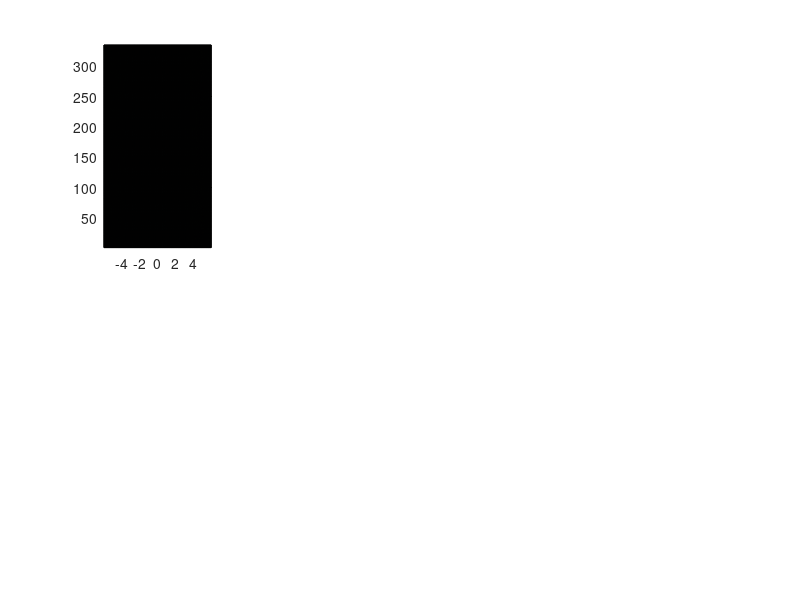

This chart was generated by the following MATLAB code: (Note: this script raises an error after producing the figure.)
clc; clear; close all
load('Test03.mat')
Param.ts = Param.dt;
close all hidden;
%% This is a raw-wise FFT / IFFT
fft1d2 = @ (x) fftshift(fft(fftshift(x,2),[],2),2);
ifft1d2 = @ (x) ifftshift(ifft(ifftshift(x,2),[],2),2);
fft1d1 = @ (x) fftshift(fft(fftshift(x,1),[],1),1);
ifft1d1 = @ (x) ifftshift(ifft(ifftshift(x,1),[],1),1);
%% plotting raw time domain signal
subplot(2,4,1)
pc =pcolor(FastTime/1e-6,1:etaTotal,real(sqd));
pc.LineStyle='none';
colormap parula
xlabel('Fast time [\mus]')
ylabel('Azimuth index')
title('Step 0: Raw time domain (magnitude)')
%% Step 1: Range Compression
So = fft1d2(sqd); % FFT the time domain signal (FFT along each eta row)
% This is the template for the Match Filter
tau = 0;
sb = exp(1j*pi *   (-2*RadPar.fo * tau + RadPar.K*(FastTime-tau).^2   )    ) ...
    .*(FastTime>(-RadPar.T/2+tau)).*(FastTime<(RadPar.T/2+tau));
G = conj(fftshift(fft(fftshift(sb))));
Src  = repmat(G,size(So,1),1).*So; %Equation 5.5
src  = ifft1d2(Src); %Equation 5.6
%% Generate the reference signal based on the ground referene point
So = fft1d2(sqd_ref); % FFT the time domain signal (FFT along each eta row)
% This is the template for the Match Filter
tau = 0;
sb = exp(1j*pi *   (-2*RadPar.fo * tau + RadPar.K*(FastTime-tau).^2   )    ) ...
    .*(FastTime>(-RadPar.T/2+tau)).*(FastTime<(RadPar.T/2+tau));
G = conj(fftshift(fft(fftshift(sb))));
Src  = repmat(G,size(So,1),1).*So; %Equation 5.5
src_ref  = ifft1d2(Src); %Equation 5.6

%% Plotting the range-compressed image
subplot(2,4,2)
pc =pcolor(FastTime/1e-6,1:etaTotal,real(src));
pc.LineStyle='none';
xlabel('Fast time [\mus]')
ylabel('Azimuth index')
title('Step 1: Range compression')
drawnow

%% Step 3 Range cell migration compensation
DeltaR = R- Ro; % Based on the GRP
% shifting range cells (RCMC)
% RangeBin = RadPar.ts*c/2;
% NbinsShift = -round(DeltaR/RangeBin);
% subplot(2,4,3)
% plot(1:etaTotal,NbinsShift);
% xlabel('Azimuth index')
% ylabel('Range compensation [m]')
% title('Step 3.1: Range compensation profile')
% 
% 
% for eta=1:etaTotal
% src(eta,:) = circshift(src(eta,:),NbinsShift(eta));
% src_ref(eta,:) = circshift(src_ref(eta,:),NbinsShift);
% end

% subplot(2,4,4)
% pc =pcolor(FastTime/1e-6,1:etaTotal,real(src));
% pc.LineStyle='none';
% xlabel('Fast time [\mus]')
% ylabel('Azimuth index')
% title('RCMC')
% drawnow

%% Step 2 Azimuth FFT
S2_ref = fft1d1(src_ref);
S2 = fft1d1(src);
subplot(2,4,6)
pc =pcolor(FastTime/1e-6,1:etaTotal,abs(S2));
pc.LineStyle='none';
xlabel('Fast time [ms]')
ylabel('Azimuth index')
title('Step 2: Az FFT')


%% Step 3 Range cell migration corretion
DeltaR = R- Ro; % Based on the GRP
subplot(2,4,4)
plot(1:etaTotal,DeltaR);
xlabel('Azimuth index')
ylabel('Range compensation [m]')
title('Step 3.1: Range compensation profile')

% shiftring range cells
RangeBin = RadPar.ts*c/2;
NbinsShift = -floor(DeltaR/RangeBin);
for eta=1:etaTotal
S2(eta,:) = circshift(S2(eta,:),NbinsShift(eta));
S2_ref(eta,:) = circshift(S2_ref(eta,:),NbinsShift);
end


subplot(2,4,3)
pc =pcolor(FastTime/1e-6,1:etaTotal,real(S2));
pc.LineStyle='none';
xlabel('Fast time [\mus]')
ylabel('Azimuth index')
title('Step 3.2: RCMC')
drawnow

%% Step 4/5 Azimuth compression
Haz = exp(1j*pi*R*4*RadPar.fo/c);
subplot(2,4,6)
plot(real(Haz))

%S3 = S2 .* repmat(Haz,1,size(S2,2));
midpoint = round(size(S2_ref,2)/2)+1;
S2_ref = repmat(S2_ref(:,midpoint),1,size(S2,2));
S3 = S2 .* conj(S2_ref);
sSLC = ifft1d1(S3);


figure(2)
Range =(-(numel(FastTime)/2)*RangeBin:RangeBin:(numel(FastTime)/2-1)*RangeBin);
speed= mean(sqrt(sum((diff(SatECI,[],2)).^2)) /Param.ts);

CrossRange = (1:etaTotal)*Param.ts*speed/1000;
%%
sSLC=sSLC./max(abs(sSLC),[],"all");
ax=gca;
pc =pcolor(Range/1000,CrossRange,(abs(sSLC)));
pc.LineStyle='none';
ax.YAxis.Direction = 'reverse';
ax.XAxis.Direction = 'reverse';
xlabel('Slant Range [km]')
ylabel('Cross Range [km]')
title('Step 5: Comressed image')
colormap bone
axis equal

%% Geographic projection
% Here we map the cross-range / range to domain to the original geographic
% coordinates longitute / latitude.

if length(Targetlat)>100
    for Ctr =1:length(Targetlat)
        [~,~,SAR_Range(Ctr,:)] = geodetic2aer(Targetlat(Ctr,:),Targetlon(Ctr,:),0,Satlla(Ctr,1),Satlla(Ctr,2),Satlla(Ctr,3),E);
        SAR_Range(Ctr,:) = (SAR_Range(Ctr,:)-slantrangeMid(Ctr));
       
        % Resample the range vector to match the number of points in the
        % fast time vector
        x = 1:length(SAR_Range(Ctr,:));
        xq = linspace(1,length(SAR_Range(Ctr,:)),length(FastTime));
        RangeExact = interp1(x,SAR_Range(Ctr,:),xq);;

        SARlat(Ctr,:) = interp1(SAR_Range(Ctr,:),Targetlat(Ctr,:),RangeExact,"linear","extrap");
        SARlon(Ctr,:) = interp1(SAR_Range(Ctr,:),Targetlon(Ctr,:),RangeExact,"linear","extrap");
    end
    figure
    subplot(1,2,1)
    ax=gca;
    [xEast,yNorth,~] = latlon2local(SARlat,SARlon,0,GRP);
    %scatter(xEast(:)/1000,yNorth(:)/1000,2,double(abs(sSLC(:))),'MarkerEdgeColor','none','MarkerFaceColor','flat')
    J = double(abs(sSLC));
    J = J/max(J,[],"all");
    J  = imgaussfilt(J ,2); % Smothing filter
    J = imadjust(J);
    
    imagesc(xEast(1,:)/1000,yNorth(:,1)/1000,J)
    colormap bone
    ax.YAxis.Direction="Normal";
    axis equal
    hold on
    plot(0,0,'+'); % Mid point (reference)
    xlabel('x-axis [km]')
    ylabel('y-axis [km]')
    title('Processed SAR Image')

    subplot(1,2,2)
    ax=gca;
    [xEast,yNorth,~] = latlon2local(Targetlat,Targetlon,0,GRP);
    %scatter(xEast(:)/1000,yNorth(:)/1000,2,a(:),'MarkerEdgeColor','none','MarkerFaceColor','flat')
    a=a./max(a,[],"all");
    %J = imadjust(a);
    imagesc(xEast(1,:)/1000,yNorth(:,1)/1000,a)
    colormap bone
    ax.YAxis.Direction="Normal";
    axis equal
    hold on
    plot(0,0,'+'); % Mid point (reference)
    xlabel('x-axis [km]')
    ylabel('y-axis [km]')
    title('Satellite swath (optical)')
end